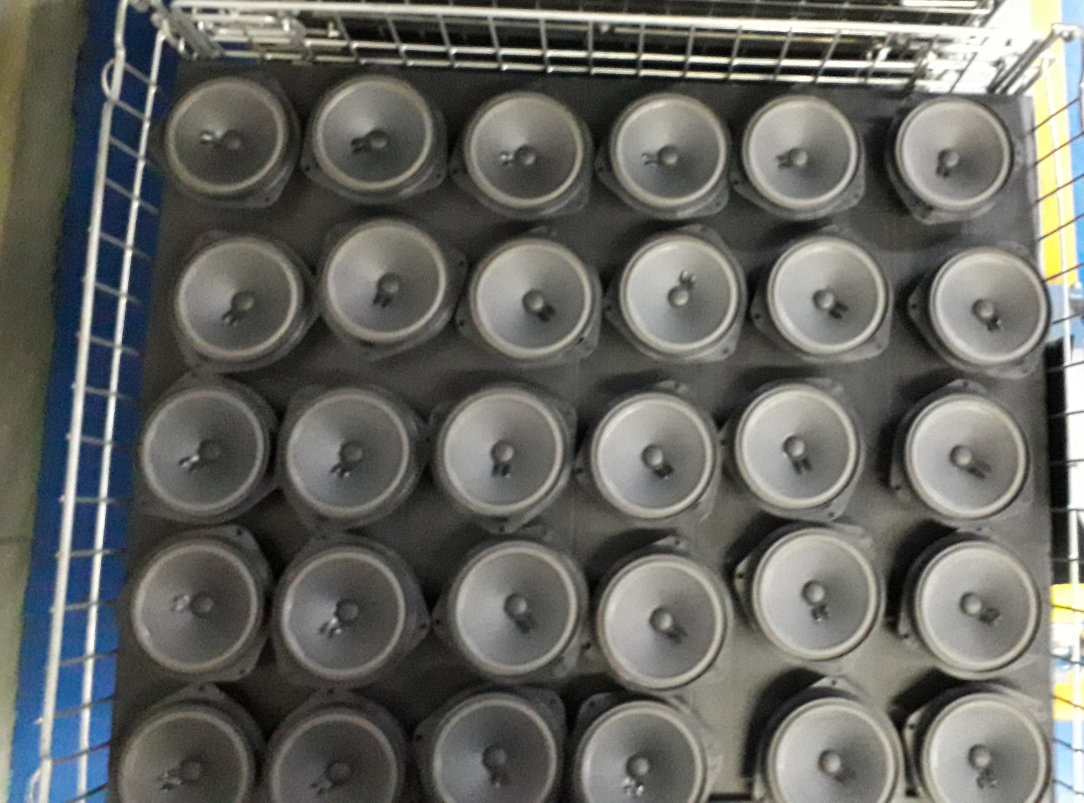
#> input picture 2.jpg, 3252 x 2408 px, given in place of 1.jpg, which was not available (shown at 1/3 size)
$ python circlesDetection.py
#> lines starting #> are read from the running program, lines starting #| are printed output that depends on the picture; pictures that were not available may be replaced by others from this repository, and a replacement may not be noted
import cv2
# from matplotlib import pyplot as plt
import numpy as np

images = ['1', '2', '3', '4', '5', '6','7']
output = 0

for i in range(len(images)):

    img = cv2.imread(images[i] + '.jpg')
#> img is the input picture: shape (2408, 3252, 3); mean B, G, R 98, 102.6, 101.6

    # Image treatment
    brightness = 20
    contrast = 100
    img = np.int16(img)
    img = img * (contrast/127+1) - contrast + brightness
    img = np.clip(img, 0, 255)
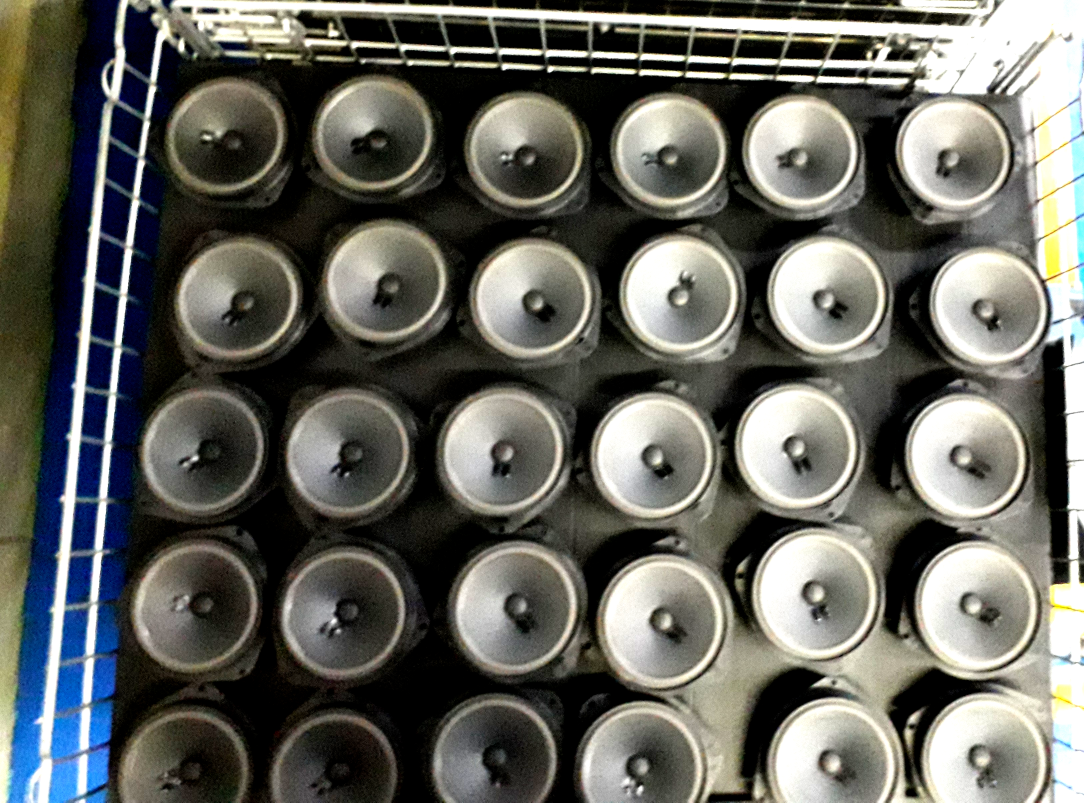
#> img: shape (2408, 3252, 3) float64 (shown at 1/3 size); mean B, G, R 95.4, 101.5, 101
    img = np.uint8(img)

    # Convert an image from one color space to another
    img_cinza = cv2.cvtColor(img,cv2.COLOR_BGR2GRAY)
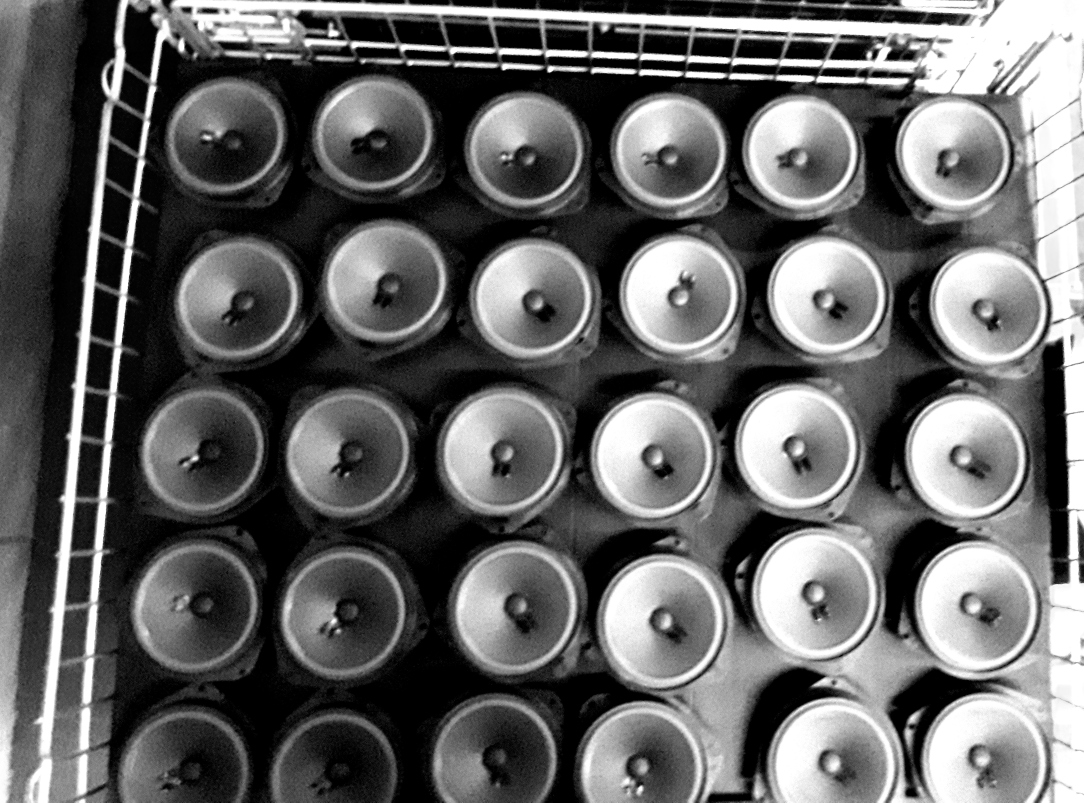
#> img_cinza: shape (2408, 3252) (shown at 1/3 size); min 0, max 255, mean 100.3

    # Add median filter to image
    img_cinza = cv2.medianBlur(img_cinza, 21)

    # Finds circles in a grayscale image
    circles = cv2.HoughCircles(img_cinza, cv2.HOUGH_GRADIENT, 1, 100, param1=50, param2=15, minRadius=170, maxRadius=70)
#> circles = 28 rows, first 8: [2003.5, 449.5, 171.4], [2398.5, 451.5, 171.4], [2934.5, 1813.5, 171.4], [2453.5, 1775.5, 171.4], [1964.5, 1369.5, 171.4], [1022.5, 1838.5, 171.4], [2048.5, 892.5, 171.4], [1123.5, 393.5, 171.4]

    # Convert radius and x,y(center) coordinates to integer
    circles = np.uint16(np.around(circles))
#> circles = 28 rows, first 8: [2004, 450, 171], [2398, 452, 171], [2934, 1814, 171], [2454, 1776, 171], [1964, 1370, 171], [1022, 1838, 171], [2048, 892, 171], [1124, 394, 171]
    img = img.copy()

    for i in circles[0,:]:
        # draw the outer circle
        cv2.circle(img,(i[0],i[1]),i[2],(0,255,0),20)
        # draw the center of the circle
        cv2.circle(img,(i[0],i[1]),2,(255,0,0),10)
#> this loop made 28 passes
#> i on passes 1 to 12: [2004, 450, 171], [2398, 452, 171], [2934, 1814, 171], [2454, 1776, 171], [1964, 1370, 171], [1022, 1838, 171], [2048, 892, 171], [1124, 394, 171], [1600, 894, 171], [1564, 446, 171], [2888, 1354, 171], [2860, 450, 171]
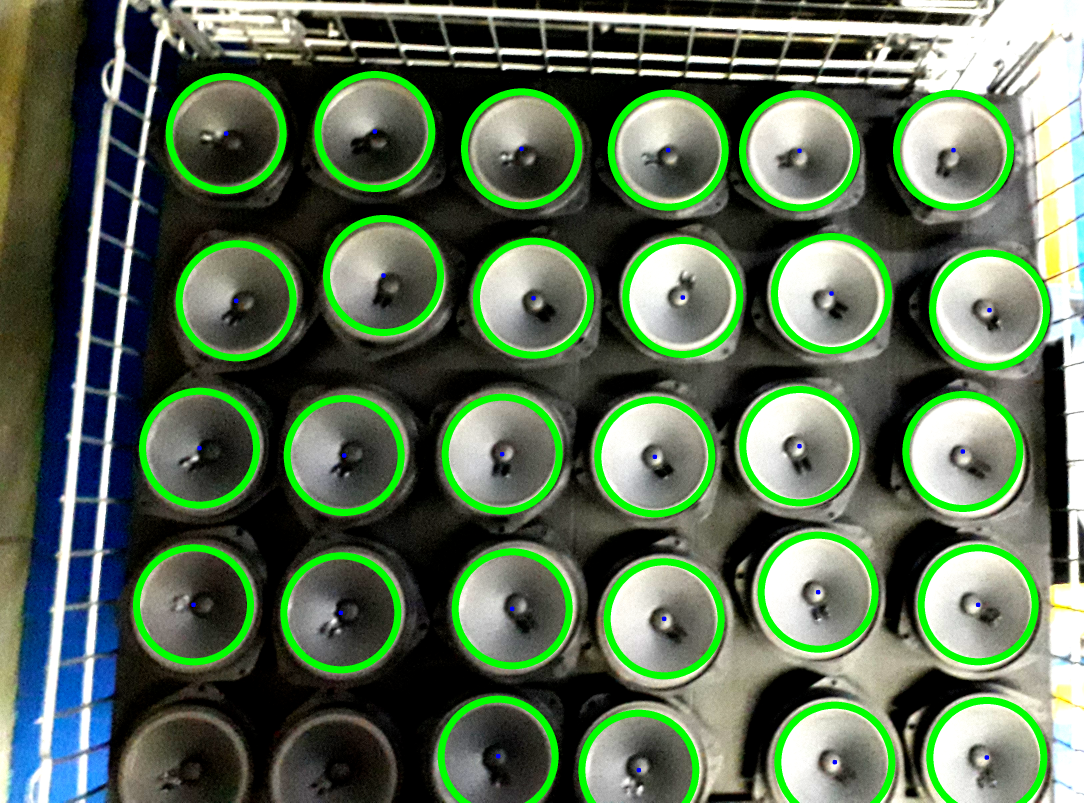
#> img: shape (2408, 3252, 3) (shown at 1/3 size); mean B, G, R 84.6, 109.3, 88.6

    cv2.putText(img, str("Quantity:"+ str(len(circles[0]))) ,(100,150), cv2.FONT_HERSHEY_COMPLEX, 5,(0,255,0),20,cv2.LINE_AA)
#> pass 3 of the loop `for i in range(len(images)):`:
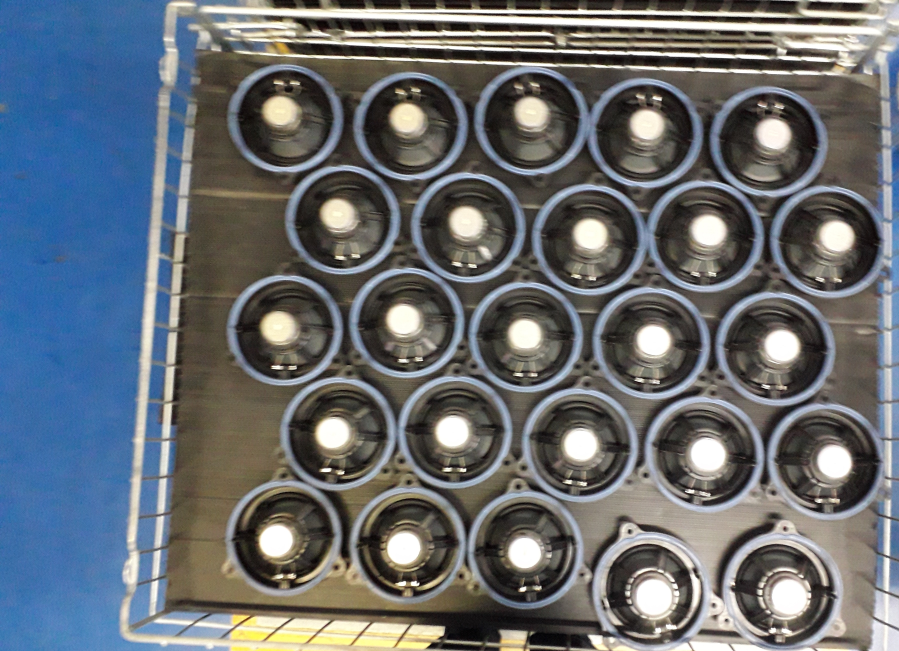
#> input picture 3.jpg, 3596 x 2604 px (shown at 1/4 size)
#> img is the input picture: shape (2604, 3596, 3); mean B, G, R 113.9, 108.3, 102.6
#> `img_cinza = cv2.medianBlur(img_cinza, 21)`:
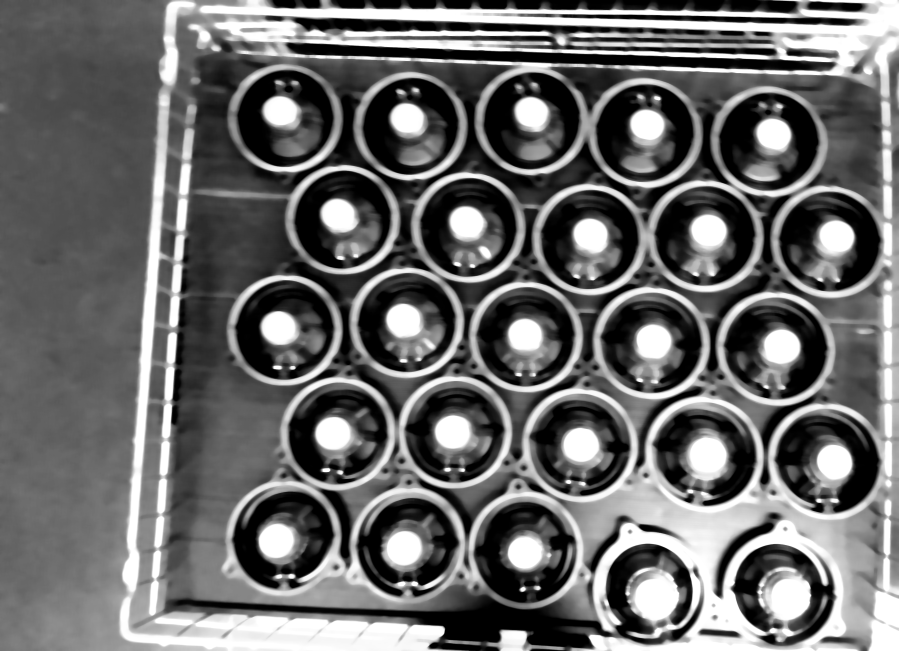
#> img_cinza: shape (2604, 3596) (shown at 1/4 size); min 0, max 255, mean 106.4
#> `circles = cv2.HoughCircles(img_cinza, cv2.HOUGH_GRADIENT, 1, 100, para..`: circles = 25 rows, first 8: [1159.5, 2136.5, 171.4], [1648.5, 2163.5, 171.4], [3107.5, 2346.5, 170.4], [2318.5, 1774.5, 171.4], [2596.5, 2344.5, 171.4], [1827.5, 1721.5, 171.4], [2104.5, 2180.5, 171.4], [1879.5, 883.5, 171.4]
#> `circles = np.uint16(np.around(circles))`: circles = 25 rows, first 8: [1160, 2136, 171], [1648, 2164, 171], [3108, 2346, 170], [2318, 1774, 171], [2596, 2344, 171], [1828, 1722, 171], [2104, 2180, 171], [1880, 884, 171]
#> the loop `for i in circles[0,:]:` made 25 passes
#> after the loop `for i in circles[0,:]:`:
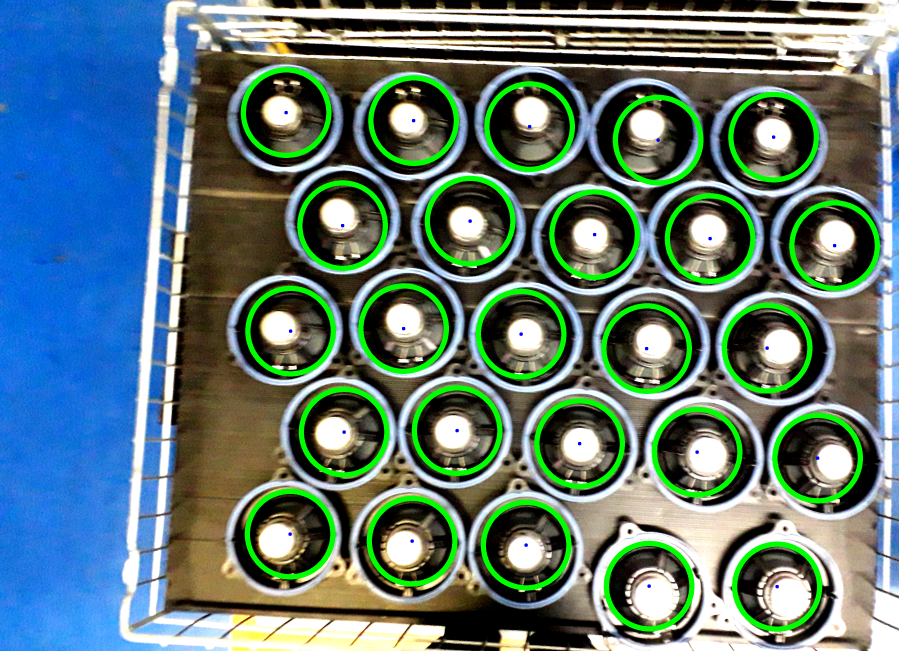
#> img: shape (2604, 3596, 3) (shown at 1/4 size); mean B, G, R 117.5, 120.5, 93.4
#> the loop made 7 passes; the first 3 are shown

    output+=1
    nameOut = 'saida' + (str(output) + '.jpg')
    cv2.imwrite(nameOut,img)
